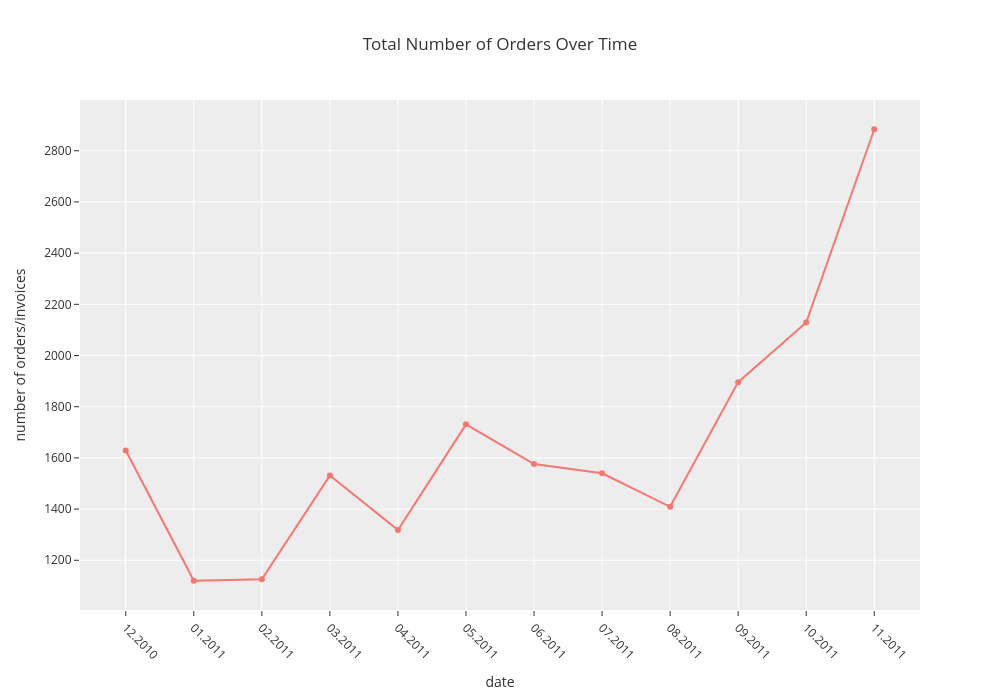

The code cell stored with this chart in its notebook:
### Code cell
fig = go.Figure()

fig.add_trace(go.Scatter(
    x=[x.strftime('%m.%Y') for x in monthly_orders_df.index],
    y=monthly_orders_df.values,
    mode='lines+markers'
))

fig.update_layout(
    title='Total Number of Orders Over Time',
    xaxis_title='date',
    yaxis_title='number of orders/invoices',
    xaxis=dict(tickangle=45),
    width=1000,
    height=700,
    template='ggplot2'
)

fig.show()

### Figure 1 — Plotly figure (JSON) as saved in the notebook; plotly's stock layout.template omitted (floating-point values rounded to 4 significant figures)
{"data": [{"mode": "lines+markers", "type": "scatter", "x": ["12.2010", "01.2011", "02.2011", "03.2011", "04.2011", "05.2011", "06.2011", "07.2011", "08.2011", "09.2011", "10.2011", "11.2011"], "y": [1629, 1120, 1126, 1531, 1318, 1731, 1576, 1540, 1409, 1896, 2129, 2884]}], "layout": {"height": 700, "title": {"text": "Total Number of Orders Over Time"}, "width": 1000, "xaxis": {"tickangle": 45, "title": {"text": "date"}}, "yaxis": {"title": {"text": "number of orders/invoices"}}}}
